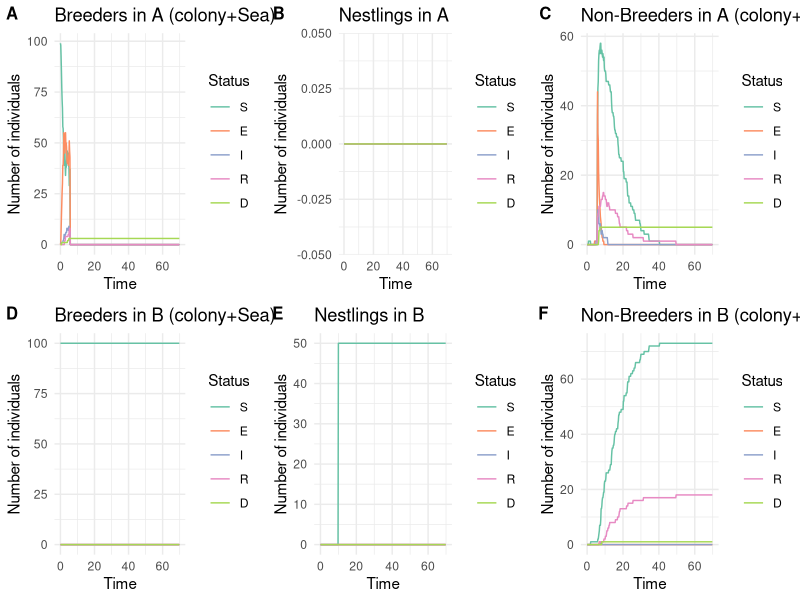
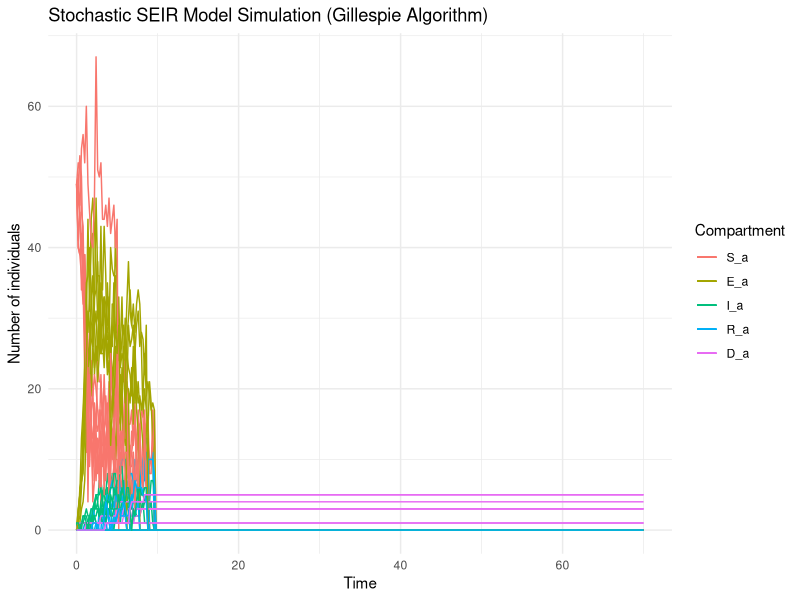

Write the R code that produced these figures, in order. (Note: this script raises an error after producing the figures.)









# Library -----------------------------------------------------------------

library(tidyverse)
library(ggplot2)
library(reshape2)
library(abind)
library(cowplot)


# Model description -------------------------------------------------------

# Each compartment in the model is described by

# the epidemiological status : Susceptible (S), Exposed (E), Infectious (I), Recovered (R)
# the reproductive status : Breeders (B), Non-Breeders (NB), Nestlings (N)
# the localisation : colony A (A), colony (B), sea A (sea_a), sea B (sea_B)
# 
# Thus, an exposed individual, non-breeder and at sea B, is noted E_sea_b_NB


# Parameters --------------------------------------------------------------

param = list( 
  
  # Epidemiological parameters
  
  # Transmission rate from exposed individuals and from infectious individuals in a colony
  beta = matrix(c(0.10, 0.15,
                  0.00, 0.00),
                nrow = 2, ncol = 2, byrow = T),
  # Rate of progression from exposed to infectious (inverse of incubation period)
  sigma = 1/10,
  # Rate of progression from infectious to exposed
  eta =  0.9, 
  # Recovery rate (inverse of infectious period)
  gamma = 1/3,
  # Disease-related mortality rate
  mu = 1/3 * 0.5,
  
  
  # Mobility  parameters
  
  # Transition from sea to the colony (breeders)
  zeta_to_colony = 1,
  # Transition from colony to the sea (breeders)
  zeta_to_sea = 1,
  # Transition from breeder to non-breeder (reproductive failure)
  psi = 0, #Attention départ en couple
  # Transition from sea to the colony (non-breeders)
  rho_to_colony = 1/7,
  # Transition from colony to the sea (non-breeders)
  rho_to_sea = 1/7 * 7,

  
  # Induced dispersion parameters
  
  # Proportion of dispersed adults
  prop_dispersal = 1,
  # Proportion of prospectors among dispersed adults
  prop_prospecting = 1/8,
  # Date of induced dispersion
  dispersal_date = 30,
  # Reaction time between 1rst death and induced dispersal
  dispersal_reaction_time = 5,
  
  # Demographic parameters
  hatching_date = 10

)




# Event rates -------------------------------------------------------------


calculate_rates = function(  beta_E_colony, beta_I_colony,
                             sigma,eta, gamma, mu,
                             zeta_to_colony, zeta_to_sea, psi, rho_to_colony, rho_to_sea,
                             prop_dispersal, prop_prospecting, dispersal_date,
                             hatching_date,
                             S_a, E_a, I_a, R_a, D_a,
                             S_sea_a, E_sea_a, I_sea_a, R_sea_a, D_sea_a,
                             S_sea_b, E_sea_b, I_sea_b, R_sea_b, D_sea_b,
                             S_b, E_b, I_b, R_b, D_b,
                             S_a_NB, E_a_NB, I_a_NB, R_a_NB, D_a_NB,
                             S_sea_a_NB, E_sea_a_NB, I_sea_a_NB, R_sea_a_NB, D_sea_a_NB,
                             S_sea_b_NB,  E_sea_b_NB, I_sea_b_NB, R_sea_b_NB, D_sea_b_NB,
                             S_b_NB, E_b_NB, I_b_NB, R_b_NB, D_b_NB,
                             S_a_N, E_a_N, I_a_N, R_a_N, D_a_N,
                             S_b_N, E_b_N, I_b_N, R_b_N, D_b_N){
  
  rates = c(
    
  # SEIR
  
  ## Nestlings
  ### Colony A
  "S_a_N_to_E_a_N" = beta_E_colony * S_a_N * (E_a+E_a_NB+E_a_N) + 
                     beta_I_colony * S_a_N * (I_a+I_a_NB+I_a_N),
  "E_a_N_to_S_a_N" = eta * E_a_N,
  "E_a_N_to_I_a_N" = sigma * E_a_N,
  "I_a_N_to_R_a_N" = gamma * I_a_N,
  "I_a_N_to_D_a_N" = mu * I_a_N,
  ### Colony B
  "S_b_N_to_E_b_N" = beta_E_colony * S_b_N * (E_b+E_b_NB+E_b_N) +
                     beta_I_colony * S_b_N * (I_b+I_b_NB+I_b_N),
  "E_b_N_to_S_b_N" = eta * E_b_N,
  "E_b_N_to_I_b_N" = sigma * E_b_N,
  "I_b_N_to_R_b_N" = gamma * I_b_N,
  "I_b_N_to_D_b_N" = mu * I_b_N,
  
  ## Non-Breeders
  ### Colony A
  "S_a_NB_to_E_a_NB" = beta_E_colony * S_a_NB * (E_a+E_a_NB+E_a_N) +
                       beta_I_colony * S_a_NB * (I_a+I_a_NB+I_a_N),
  "E_a_NB_to_S_a_NB" = eta * E_a_NB,
  "E_a_NB_to_I_a_NB" = sigma * E_a_NB,
  "I_a_NB_to_R_a_NB" = gamma * I_a_NB,
  "I_a_NB_to_D_a_NB" = mu * I_a_NB,
  ### Sea A
  "S_sea_a_NB_to_E_sea_a_NB" = 0,
  "E_sea_a_NB_to_S_sea_a_NB" = eta * E_sea_a_NB,
  "E_sea_a_NB_to_I_sea_a_NB" = sigma * E_sea_a_NB,
  "I_sea_a_NB_to_R_sea_a_NB" = gamma * I_sea_a_NB,
  "I_sea_a_NB_to_D_sea_a_NB" = mu * I_sea_a_NB,
  ### Sea B
  "S_sea_b_NB_to_E_sea_b_NB" = 0,
  "E_sea_b_NB_to_S_sea_b_NB" = eta * E_sea_b_NB,
  "E_sea_b_NB_to_I_sea_b_NB" = sigma * E_sea_b_NB,
  "I_sea_b_NB_to_R_sea_b_NB" = gamma * I_sea_b_NB,
  "I_sea_b_NB_to_D_sea_b_NB" = mu * I_sea_b_NB,
  ### Colony B
  "S_b_NB_to_E_b_NB" = beta_E_colony * S_b_NB * (E_b+E_b_NB+E_b_N) + 
                       beta_I_colony * S_b_NB * (I_b+I_b_NB+I_b_N),
  "E_b_NB_to_S_b_NB" = eta * E_b_NB,
  "E_b_NB_to_I_b_NB" = sigma * E_b_NB,
  "I_b_NB_to_R_b_NB" = gamma * I_b_NB,
  "I_b_NB_to_D_b_NB" = mu * I_b_NB,
  
  ## Breeders
  ### Colony A
  "S_a_to_E_a" = beta_E_colony * S_a * (E_a+E_a_NB+E_a_N) + 
                 beta_I_colony * S_a * (I_a+I_a_NB+I_a_N),
  "E_a_to_S_a" = eta * E_a,
  "E_a_to_I_a" = sigma * E_a,
  "I_a_to_R_a" = gamma * I_a,
  "I_a_to_D_a" = mu * I_a,
  ### Sea A
  "S_sea_a_to_E_sea_a" = 0,
  "E_sea_a_to_S_sea_a" = eta * E_sea_a,
  "E_sea_a_to_I_sea_a" = sigma * E_sea_a,
  "I_sea_a_to_R_sea_a" = gamma * I_sea_a,
  "I_sea_a_to_D_sea_a" = mu * I_sea_a,
  ### Sea B
  "S_sea_b_to_E_sea_b" = 0,
  "E_sea_b_to_S_sea_b" = eta * E_sea_b,
  "E_sea_b_to_I_sea_b" = sigma * E_sea_b,
  "I_sea_b_to_R_sea_b" = gamma * I_sea_b,
  "I_sea_b_to_D_sea_b" = mu * I_sea_b,
  ### Colony B
  "S_b_to_E_b" = beta_E_colony * S_b * (E_b+E_b_NB+E_b_N) + 
                 beta_I_colony * S_b * (I_b+I_b_NB+I_b_N),
  "E_b_to_S_b" = eta * E_b,
  "E_b_to_I_b" = sigma * E_b,
  "I_b_to_R_b" = gamma * I_b,
  "I_b_to_D_b" = mu * I_b,
  
  
  # Mobility
  ## Non-Breeders
  ### From colony A to sea A
  "S_a_NB_to_S_sea_a_NB" = rho_to_sea * S_a_NB,
  "E_a_NB_to_E_sea_a_NB" = rho_to_sea * E_a_NB,
  "I_a_NB_to_I_sea_a_NB" = rho_to_sea * I_a_NB,
  "R_a_NB_to_R_sea_a_NB" = rho_to_sea * R_a_NB,
  ### From sea A to colony A
  "S_sea_a_NB_to_S_a_NB" = rho_to_colony * S_sea_a_NB,
  "E_sea_a_NB_to_E_a_NB" = rho_to_colony * E_sea_a_NB,
  "I_sea_a_NB_to_I_a_NB" = rho_to_colony * I_sea_a_NB,
  "R_sea_a_NB_to_R_a_NB" = rho_to_colony * R_sea_a_NB,
  ### From colony B to sea B
  "S_b_NB_to_S_sea_b_NB" = rho_to_sea * S_b_NB,
  "E_b_NB_to_E_sea_b_NB" = rho_to_sea * E_b_NB,
  "I_b_NB_to_I_sea_b_NB" = rho_to_sea * I_b_NB,
  "R_b_NB_to_R_sea_b_NB" = rho_to_sea * R_b_NB,
  ### From sea B to colony B
  "S_sea_b_NB_to_S_b_NB" = rho_to_colony * S_sea_b_NB,
  "E_sea_b_NB_to_E_b_NB" = rho_to_colony * E_sea_b_NB,
  "I_sea_b_NB_to_I_b_NB" = rho_to_colony * I_sea_b_NB,
  "R_sea_b_NB_to_R_b_NB" = rho_to_colony * R_sea_b_NB,
  
  ## Breeders
  ### From colony A to sea A
  "S_a_to_S_sea_a" = zeta_to_sea * S_a,
  "E_a_to_E_sea_a" = zeta_to_sea * E_a,
  "I_a_to_I_sea_a" = zeta_to_sea * I_a,
  "R_a_to_R_sea_a" = zeta_to_sea * R_a,
  ### From sea A to colony A
  "S_sea_a_to_S_a" = zeta_to_colony * S_sea_a,
  "E_sea_a_to_E_a" = zeta_to_colony * E_sea_a,
  "I_sea_a_to_I_a" = zeta_to_colony * I_sea_a,
  "R_sea_a_to_R_a" = zeta_to_colony * R_sea_a,
  ### From colony B to sea B
  "S_b_to_S_sea_b" = zeta_to_sea * S_b,
  "E_b_to_E_sea_b" = zeta_to_sea * E_b,
  "I_b_to_I_sea_b" = zeta_to_sea * I_b,
  "R_b_to_R_sea_b" = zeta_to_sea * R_b,
  ### From sea B to colony B
  "S_sea_b_to_S_b" = zeta_to_colony * S_sea_b,
  "E_sea_b_to_E_b" = zeta_to_colony * E_sea_b,
  "I_sea_b_to_I_b" = zeta_to_colony * I_sea_b,
  "R_sea_b_to_R_b" = zeta_to_colony * R_sea_b,
  
  ## Prospecting
  ### From A to B
  "S_sea_a_NB_to_S_sea_b_NB" = prop_prospecting * S_sea_a_NB,
  "E_sea_a_NB_to_E_sea_b_NB" = prop_prospecting * E_sea_a_NB,
  "I_sea_a_NB_to_I_sea_b_NB" = prop_prospecting * I_sea_a_NB,
  "R_sea_a_NB_to_R_sea_b_NB" = prop_prospecting * R_sea_a_NB
  
  # Breeders become Non-Breeders
  
  # "S_a_to_S_a_NB" = psi * S_a,
  # "E_a_to_E_a_NB" = psi * E_a,
  # "I_a_to_I_a_NB" = psi * I_a,
  # "R_a_to_R_a_NB" = psi * R_a
  
  )
  return(rates)
}


# Gillespie SEIR model function -------------------------------------------

gillespie_seir = function(param = param, 
                          induced_dispersal = T,
                          initial_number_breeders_A = 50,
                          initial_number_infected_breeders_A = 1, 
                          initial_number_breeders_B = 50,
                          total_time = 70,
                          dispersal_stochactic = T,
                          tau = 0.25) {
  
  # Initial state
  
  ## Nestlings
  ## In colony A
  N = 0                
  initial_infected = 0
  initial_exposed = 0
  initial_recovered = 0
  initial_susceptible = N - initial_infected - initial_exposed - initial_recovered
  initial_dead = 0
  
  initial_state_A_N = c(S = initial_susceptible,
                        E = initial_exposed,
                        I = initial_infected,
                        R = initial_recovered,
                        D = initial_dead)
  ## Nestlings
  ## In colony B
  N = 0                
  initial_infected = 0
  initial_exposed = 0
  initial_recovered = 0
  initial_susceptible = N - initial_infected - initial_exposed - initial_recovered
  initial_dead = 0
  
  initial_state_B_N = c(S = initial_susceptible,
                        E = initial_exposed,
                        I = initial_infected,
                        R = initial_recovered,
                        D = initial_dead)
  
  
  ## Breeders
  ## In colony A
  N = initial_number_breeders_A                 
  initial_infected = initial_number_infected_breeders_A
  initial_exposed = 0
  initial_recovered = 0
  initial_susceptible = N - initial_infected - initial_exposed - initial_recovered
  initial_dead = 0
  
  initial_state_A = c(S = initial_susceptible,
                      E = initial_exposed,
                      I = initial_infected,
                      R = initial_recovered,
                      D = initial_dead)
  
  ## At sea A
  N = 50                  
  initial_infected = 0
  initial_exposed = 0
  initial_recovered = 0
  initial_susceptible = N - initial_infected - initial_exposed - initial_recovered
  initial_dead = 0
  
  initial_state_sea_a = c(S = initial_susceptible,
                          E = initial_exposed,
                          I = initial_infected,
                          R = initial_recovered,
                          D = initial_dead)
  
  ## At sea B
  N = 50                
  initial_infected = 0
  initial_exposed = 0
  initial_recovered = 0
  initial_susceptible = N - initial_infected - initial_exposed - initial_recovered
  initial_dead = 0
  
  initial_state_sea_b = c(S = initial_susceptible,
                          E = initial_exposed,
                          I = initial_infected,
                          R = initial_recovered,
                          D = initial_dead)
  
  ## In colony B
  N = initial_number_breeders_B                  
  initial_infected = 0
  initial_exposed = 0
  initial_recovered = 0
  initial_susceptible = N - initial_infected - initial_exposed - initial_recovered
  initial_dead = 0
  
  initial_state_B <- c(S = initial_susceptible,
                       E = initial_exposed,
                       I = initial_infected,
                       R = initial_recovered,
                       D = initial_dead)
  
  ## Non-Breeders
  ## In colony A
  N = 0                  
  initial_infected = 0
  initial_exposed = 0
  initial_recovered = 0
  initial_susceptible = N - initial_infected - initial_exposed - initial_recovered
  initial_dead = 0
  
  initial_state_A_NB = c(S = initial_susceptible,
                         E = initial_exposed,
                         I = initial_infected,
                         R = initial_recovered,
                         D = initial_dead)
  
  ## At sea A
  N = 0                  
  initial_infected = 0
  initial_exposed = 0
  initial_recovered = 0
  initial_susceptible = N - initial_infected - initial_exposed - initial_recovered
  initial_dead = 0
  
  initial_state_sea_a_NB = c(S = initial_susceptible,
                             E = initial_exposed,
                             I = initial_infected,
                             R = initial_recovered,
                             D = initial_dead)
  
  ## At sea B
  N = 0                  
  initial_infected = 0
  initial_exposed = 0
  initial_recovered = 0
  initial_susceptible = N - initial_infected - initial_exposed - initial_recovered
  initial_dead = 0
  
  initial_state_sea_b_NB = c(S = initial_susceptible,
                             E = initial_exposed,
                             I = initial_infected,
                             R = initial_recovered,
                             D = initial_dead)
  
  ## In colony B
  N = 0                  
  initial_infected = 0
  initial_exposed = 0
  initial_recovered = 0
  initial_susceptible = N - initial_infected - initial_exposed - initial_recovered
  initial_dead = 0
  
  initial_state_B_NB <- c(S = initial_susceptible,
                          E = initial_exposed,
                          I = initial_infected,
                          R = initial_recovered,
                          D = initial_dead)
  
  
  initial_state = matrix(data = c(initial_state_A,
                                  initial_state_sea_a,
                                  initial_state_sea_b,
                                  initial_state_B,
                                  initial_state_A_NB,
                                  initial_state_sea_a_NB,
                                  initial_state_sea_b_NB,
                                  initial_state_B_NB,
                                  initial_state_A_N,
                                  initial_state_B_N), 
                         nrow = 10, ncol = 5, 
                         byrow = T)
  
  # Parameters
  
  beta_E_colony = param$beta[1,1]
  beta_I_colony = param$beta[1,2]
  
  sigma = param$sigma
  eta = param$eta
  gamma = param$gamma
  mu = param$mu
  
  zeta_to_colony = param$zeta_to_colony
  zeta_to_sea = param$zeta_to_sea
  psi = param$psi
  rho_to_colony = param$rho_to_colony
  rho_to_sea = param$rho_to_sea
  
  prop_dispersal = param$prop_dispersal
  prop_prospecting = param$prop_prospecting
  dispersal_date = param$dispersal_date
  dispersal_reaction_time = param$dispersal_reaction_time
  
  hatching_date = param$hatching_date
  
  # Initialization
  times = c(0)
  states = array(dim = c(10,5,1), data = initial_state)
  already_dispersed = F
  already_hatched = F
  first_death = F
  first_death_date = NA
  
  # Next event
  while (times[length(times)] < total_time) {
    
    S_a = states[1, 1, dim(states)[3]]
    E_a = states[1, 2, dim(states)[3]]
    I_a = states[1, 3, dim(states)[3]]
    R_a = states[1, 4, dim(states)[3]]
    D_a = states[1, 5, dim(states)[3]]
    
    S_sea_a = states[2, 1, dim(states)[3]]
    E_sea_a = states[2, 2, dim(states)[3]]
    I_sea_a = states[2, 3, dim(states)[3]]
    R_sea_a = states[2, 4, dim(states)[3]]
    D_sea_a = states[2, 5, dim(states)[3]]
    
    S_sea_b = states[3, 1, dim(states)[3]]
    E_sea_b = states[3, 2, dim(states)[3]]
    I_sea_b = states[3, 3, dim(states)[3]]
    R_sea_b = states[3, 4, dim(states)[3]]
    D_sea_b = states[3, 5, dim(states)[3]]
    
    S_b = states[4, 1, dim(states)[3]]
    E_b = states[4, 2, dim(states)[3]]
    I_b = states[4, 3, dim(states)[3]]
    R_b = states[4, 4, dim(states)[3]]
    D_b = states[4, 5, dim(states)[3]]
    
    S_a_NB = states[5, 1, dim(states)[3]]
    E_a_NB = states[5, 2, dim(states)[3]]
    I_a_NB = states[5, 3, dim(states)[3]]
    R_a_NB = states[5, 4, dim(states)[3]]
    D_a_NB = states[5, 5, dim(states)[3]]
    
    S_sea_a_NB = states[6, 1, dim(states)[3]]
    E_sea_a_NB = states[6, 2, dim(states)[3]]
    I_sea_a_NB = states[6, 3, dim(states)[3]]
    R_sea_a_NB = states[6, 4, dim(states)[3]]
    D_sea_a_NB = states[6, 5, dim(states)[3]]

    S_sea_b_NB = states[7, 1, dim(states)[3]]
    E_sea_b_NB = states[7, 2, dim(states)[3]]
    I_sea_b_NB = states[7, 3, dim(states)[3]]
    R_sea_b_NB = states[7, 4, dim(states)[3]]
    D_sea_b_NB = states[7, 5, dim(states)[3]]
    
    S_b_NB = states[8, 1, dim(states)[3]]
    E_b_NB = states[8, 2, dim(states)[3]]
    I_b_NB = states[8, 3, dim(states)[3]]
    R_b_NB = states[8, 4, dim(states)[3]]
    D_b_NB = states[8, 5, dim(states)[3]]
    
    S_a_N = states[9, 1, dim(states)[3]]
    E_a_N = states[9, 2, dim(states)[3]]
    I_a_N = states[9, 3, dim(states)[3]]
    R_a_N = states[9, 4, dim(states)[3]]
    D_a_N = states[9, 5, dim(states)[3]]
    
    S_b_N = states[10, 1, dim(states)[3]]
    E_b_N = states[10, 2, dim(states)[3]]
    I_b_N = states[10, 3, dim(states)[3]]
    R_b_N = states[10, 4, dim(states)[3]]
    D_b_N = states[10, 5, dim(states)[3]]
    
    # Rates of each possible event
    rates = calculate_rates(beta_E_colony, beta_I_colony,
                            sigma,eta, gamma, mu,
                            zeta_to_colony, zeta_to_sea, psi, rho_to_colony, rho_to_sea,
                            prop_dispersal, prop_prospecting, dispersal_date,
                            hatching_date,
                            S_a, E_a, I_a, R_a, D_a,
                            S_sea_a, E_sea_a, I_sea_a, R_sea_a, D_sea_a,
                            S_sea_b, E_sea_b, I_sea_b, R_sea_b, D_sea_b,
                            S_b, E_b, I_b, R_b, D_b,
                            S_a_NB, E_a_NB, I_a_NB, R_a_NB, D_a_NB,
                            S_sea_a_NB, E_sea_a_NB, I_sea_a_NB, R_sea_a_NB, D_sea_a_NB,
                            S_sea_b_NB,  E_sea_b_NB, I_sea_b_NB, R_sea_b_NB, D_sea_b_NB,
                            S_b_NB, E_b_NB, I_b_NB, R_b_NB, D_b_NB,
                            S_a_N, E_a_N, I_a_N, R_a_N, D_a_N,
                            S_b_N, E_b_N, I_b_N, R_b_N, D_b_N)

    total_rate = sum(rates)
    
    if (total_rate == 0) {
      break
    }
    
    time_step <- min(tau, (total_time - times[length(times)]))
    next_time = times[length(times)] + time_step

    # Hatching
    if (next_time > hatching_date & !already_hatched) { 
      
      S_a_N = round((S_a + E_a + I_a + R_a + S_sea_a + E_sea_a + I_sea_a + R_sea_a)/2)
      S_b_N = round((S_b + E_b + I_b + R_b + S_sea_b + E_sea_b + I_sea_b + R_sea_b)/2)
      
      already_hatched = T
      
      new_state = matrix(data = c(S_a, E_a, I_a, R_a, D_a,
                                  S_sea_a, E_sea_a, I_sea_a, R_sea_a, D_sea_a,
                                  S_sea_b, E_sea_b, I_sea_b, R_sea_b, D_sea_b,
                                  S_b, E_b, I_b, R_b, D_b,
                                  
                                  S_a_NB, E_a_NB, I_a_NB, R_a_NB, D_a_NB,
                                  S_sea_a_NB, E_sea_a_NB, I_sea_a_NB, R_sea_a_NB, D_sea_a_NB,
                                  S_sea_b_NB, E_sea_b_NB, I_sea_b_NB, R_sea_b_NB, D_sea_b_NB,
                                  S_b_NB, E_b_NB, I_b_NB, R_b_NB, D_b_NB,
                                  
                                  S_a_N, E_a_N, I_a_N, R_a_N, D_a_N,
                                  S_b_N, E_b_N, I_b_N, R_b_N, D_b_N),
                         nrow = 10, ncol = 5, 
                         byrow = T)
      
      states = abind(states, new_state)
      times = c(times, hatching_date)
      
      
      # Rates of each possible event
      rates =     rates = calculate_rates(beta_E_colony, beta_I_colony,
                                          sigma,eta, gamma, mu,
                                          zeta_to_colony, zeta_to_sea, psi, rho_to_colony, rho_to_sea,
                                          prop_dispersal, prop_prospecting, dispersal_date,
                                          hatching_date,
                                          S_a, E_a, I_a, R_a, D_a,
                                          S_sea_a, E_sea_a, I_sea_a, R_sea_a, D_sea_a,
                                          S_sea_b, E_sea_b, I_sea_b, R_sea_b, D_sea_b,
                                          S_b, E_b, I_b, R_b, D_b,
                                          S_a_NB, E_a_NB, I_a_NB, R_a_NB, D_a_NB,
                                          S_sea_a_NB, E_sea_a_NB, I_sea_a_NB, R_sea_a_NB, D_sea_a_NB,
                                          S_sea_b_NB,  E_sea_b_NB, I_sea_b_NB, R_sea_b_NB, D_sea_b_NB,
                                          S_b_NB, E_b_NB, I_b_NB, R_b_NB, D_b_NB,
                                          S_a_N, E_a_N, I_a_N, R_a_N, D_a_N,
                                          S_b_N, E_b_N, I_b_N, R_b_N, D_b_N)
      
      total_rate = sum(rates)
      
      if (total_rate == 0) {
        break
      }
      
      time_step = rexp(1, total_rate)
      next_time = times[length(times)] + time_step
      
    }
    
    
    
    # Determining the date of first infection
    if (!first_death & D_a > 0){
      first_death_date = times[length(times)] 
      first_death = T
    }
    
    # Induction of dispersion
    ## Has the induced dispersal strategy been triggered?
    if (induced_dispersal){ 
      ## Did the dispersal occur?
      if (!already_dispersed){
        # Is it time to induce dispersion, according to the stochastic case and the deterministic case?
        if ((dispersal_stochactic & first_death & next_time > first_death_date + dispersal_reaction_time) 
            |
            (!dispersal_stochactic & next_time > dispersal_date)
        ){
          
          # Dispersal of breeders
          
          # Number of adults in  A
          N_a = S_a + E_a + I_a + R_a + S_sea_a + E_sea_a + I_sea_a + R_sea_a
          # Number of adults A who are dispersed
          N_disp_a = round(N_a * prop_dispersal)
          # Distribution of dispersed adults by epidemiological status
          disp_a = sample(c(rep("S_a", S_a), rep("E_a", E_a),rep("I_a", I_a),rep("R_a", R_a),
                            rep("S_sea_a", S_sea_a), rep("E_sea_a", E_sea_a),rep("I_sea_a", I_sea_a),rep("R_sea_a", R_sea_a)),
                          size = N_disp_a, 
                          replace = F) %>% 
            factor(., levels = c("S_a","E_a","I_a","R_a",
                                 "S_sea_a","E_sea_a","I_sea_a","R_sea_a")) %>% 
            table()
          
          # Number of susceptible adults who are dispersed from A
          disp_S_a = disp_a["S_a"]
          disp_S_sea_a = disp_a["S_sea_a"]
          # Update of the number of susceptible adults
          S_a = S_a - disp_S_a
          S_sea_a = S_sea_a - disp_S_sea_a
          S_sea_a_NB = S_sea_a_NB + disp_S_a + disp_S_sea_a
          
          # Number of exposed  adults who are dispersed from A
          disp_E_a = disp_a["E_a"]
          disp_E_sea_a = disp_a["E_sea_a"]
          # Update of the number of exposed adults
          E_a = E_a - disp_E_a
          E_sea_a = E_sea_a - disp_E_sea_a
          E_sea_a_NB = E_sea_a_NB + disp_E_a + disp_E_sea_a
          
          # Number of infectious adults who are dispersed from A
          disp_I_a = disp_a["I_a"]
          disp_I_sea_a = disp_a["I_sea_a"]
          # Update of the number of infectious adults
          I_a = I_a - disp_I_a
          I_sea_a = I_sea_a - disp_I_sea_a
          I_sea_a_NB = I_sea_a_NB + disp_I_a + disp_I_sea_a
          
          # Number of recovered adults who are dispersed from A
          disp_R_a = disp_a["R_a"]
          disp_R_sea_a = disp_a["R_sea_a"]
          # Update of the number of recovered adults
          R_a = R_a - disp_R_a
          R_sea_a = R_sea_a - disp_R_sea_a
          R_sea_a_NB = R_sea_a_NB + disp_R_a + disp_R_sea_a
          
          # Death of nestlings
          
          D_a_N = D_a_N + S_a_N + E_a_N + I_a_N + R_a_N
          S_a_N = 0
          E_a_N = 0
          I_a_N = 0
          R_a_N = 0
          
          
          already_dispersed = T
          
          new_state = matrix(data = c(S_a, E_a, I_a, R_a, D_a,
                                      S_sea_a, E_sea_a, I_sea_a, R_sea_a, D_sea_a,
                                      S_sea_b, E_sea_b, I_sea_b, R_sea_b, D_sea_b,
                                      S_b, E_b, I_b, R_b, D_b,
                                      
                                      S_a_NB, E_a_NB, I_a_NB, R_a_NB, D_a_NB,
                                      S_sea_a_NB, E_sea_a_NB, I_sea_a_NB, R_sea_a_NB, D_sea_a_NB,
                                      S_sea_b_NB, E_sea_b_NB, I_sea_b_NB, R_sea_b_NB, D_sea_b_NB,
                                      S_b_NB, E_b_NB, I_b_NB, R_b_NB, D_b_NB,
                                      
                                      S_a_N, E_a_N, I_a_N, R_a_N, D_a_N,
                                      S_b_N, E_b_N, I_b_N, R_b_N, D_b_N),
                             nrow = 10, ncol = 5, 
                             byrow = T)
          
          states = abind(states, new_state)
          times = c(times, next_time)
          
          
          # Rates of each possible event
          rates =     rates = calculate_rates(beta_E_colony, beta_I_colony,
                                              sigma,eta, gamma, mu,
                                              zeta_to_colony, zeta_to_sea, psi, rho_to_colony, rho_to_sea,
                                              prop_dispersal, prop_prospecting, dispersal_date,
                                              hatching_date,
                                              S_a, E_a, I_a, R_a, D_a,
                                              S_sea_a, E_sea_a, I_sea_a, R_sea_a, D_sea_a,
                                              S_sea_b, E_sea_b, I_sea_b, R_sea_b, D_sea_b,
                                              S_b, E_b, I_b, R_b, D_b,
                                              S_a_NB, E_a_NB, I_a_NB, R_a_NB, D_a_NB,
                                              S_sea_a_NB, E_sea_a_NB, I_sea_a_NB, R_sea_a_NB, D_sea_a_NB,
                                              S_sea_b_NB,  E_sea_b_NB, I_sea_b_NB, R_sea_b_NB, D_sea_b_NB,
                                              S_b_NB, E_b_NB, I_b_NB, R_b_NB, D_b_NB,
                                              S_a_N, E_a_N, I_a_N, R_a_N, D_a_N,
                                              S_b_N, E_b_N, I_b_N, R_b_N, D_b_N)
          
          total_rate = sum(rates)
          
          if (total_rate == 0) {
            break
          }
          
          time_step = rexp(1, total_rate)
          next_time = times[length(times)] + time_step
          
          
        }
        
      }
    }
    
    times = c(times, next_time)
    
    nb_events <- rpois(1, total_rate * time_step) 
    whichevent = sample(1:length(rates), nb_events, prob = rates, replace = TRUE)
    
    
    transitions = factor(whichevent, levels = 1:length(rates)) %>% 
      table() %>% 
      as.matrix() %>% 
      t() %>% 
      as.data.frame()
    
    names_transitions = names(rates)
    
    names(transitions) <- names_transitions

    transitions_bank = c()
    for (i in 1:length(transitions)){
      if (length(transitions)>0){
        transitions_bank = c(transitions_bank, rep(names_transitions[i], times = transitions[i]))
      }
}
    
    
    
    if (length(transitions_bank)>0){
    for (i in 1:length(transitions_bank)){
      
      transition = transitions_bank[i]
      

      
      if (transition == "S_a_to_E_a" & S_a > 0) {
        S_a = S_a - 1
        E_a = E_a + 1
      } else if (transition == "E_a_to_S_a" & E_a > 0) {
        E_a = E_a - 1
        S_a = S_a + 1
      } else if (transition == "E_a_to_I_a" & E_a > 0) {
        E_a = E_a - 1
        I_a = I_a + 1
      } else if (transition == "I_a_to_R_a" & I_a > 0) {
        I_a = I_a - 1
        R_a = R_a + 1
      } else if (transition == "I_a_to_D_a" & I_a > 0) {
        # If an adult dies, the partner becomes a non-breeder and the nestling dies
        I_a = I_a - 1
        D_a = D_a + 1
        # The nestling dies
        if (S_a_N + E_a_N + I_a_N + R_a_N > 0){
          nestling = sample(c(rep("S_a_N", S_a_N), rep("E_a_N", E_a_N),rep("I_a_N", I_a_N),rep("R_a_N", R_a_N)),
                            size = 1)
          if (nestling == "S_a_N"){
            S_a_N = S_a_N - 1
            D_a_N = D_a_N + 1
          } else if (partner == "E_a_N"){
            E_a_N = E_a_N - 1
            D_a_N = D_a_N + 1
          } else if (partner == "I_a_N"){
            I_a_N = I_a_N - 1
            D_a_N = D_a_N + 1
          } else if (partner == "R_a_N"){
            R_a_N = R_a_N - 1
            D_a_N = D_a_N + 1
          }
        }
        # The partner becomes a non-breeder
        partner = sample(c(rep("S_a", S_a), rep("E_a", E_a),rep("I_a", I_a),rep("R_a", R_a),
                           rep("S_sea_a", S_sea_a), rep("E_sea_a", E_sea_a),rep("I_sea_a", I_sea_a),rep("R_sea_a", R_sea_a)),
                         size = 1)
        if (partner == "S_a"){
          S_a = S_a - 1
          S_a_NB = S_a_NB + 1
        } else if (partner == "E_a"){
          E_a = E_a - 1
          E_a_NB = E_a_NB + 1
        } else if (partner == "I_a"){
          I_a = I_a - 1
          I_a_NB = I_a_NB + 1
        } else if (partner == "R_a"){
          R_a = R_a - 1
          R_a_NB = R_a_NB + 1
        } else if (partner == "S_sea_a"){
          S_sea_a = S_sea_a - 1
          S_sea_a_NB = S_sea_a_NB + 1
        } else if (partner == "E_sea_a"){
          E_sea_a = E_sea_a - 1
          E_sea_a_NB = E_sea_a_NB + 1
        } else if (partner == "I_sea_a"){
          I_sea_a = I_sea_a - 1
          I_sea_a_NB = I_sea_a_NB + 1
        } else if (partner == "R_sea_a"){
          R_sea_a = R_sea_a - 1
          R_sea_a_NB = R_sea_a_NB + 1
        }
      } else if (transition == "S_sea_a_to_E_sea_a" & S_sea_a > 0) {
        S_sea_a = S_sea_a - 1
        E_sea_a = E_sea_a + 1
      } else if (transition == "E_sea_a_to_S_sea_a" & E_sea_a > 0) {
        E_sea_a = E_sea_a - 1
        S_sea_a = S_sea_a + 1
      } else if (transition == "E_sea_a_to_I_sea_a" & E_sea_a > 0) {
        E_sea_a = E_sea_a - 1
        I_sea_a = I_sea_a + 1
      } else if (transition == "I_sea_a_to_R_sea_a" & I_sea_a > 0) {
        I_sea_a = I_sea_a - 1
        R_sea_a = R_sea_a + 1
      } else if (transition == "I_sea_a_to_D_sea_a" & I_sea_a > 0) {
        I_sea_a = I_sea_a - 1
        D_sea_a = D_sea_a + 1
      } else if (transition == "S_sea_b_to_E_sea_b" & S_sea_b > 0) {
        S_sea_b = S_sea_b - 1
        E_sea_b = E_sea_b + 1
      } else if (transition == "E_sea_b_to_S_sea_b" & E_sea_b > 0) {
        E_sea_b = E_sea_b - 1
        S_sea_b = S_sea_b + 1
      } else if (transition == "E_sea_b_to_I_sea_b" & E_sea_b > 0) {
        E_sea_b = E_sea_b - 1
        I_sea_b = I_sea_b + 1
      } else if (transition == "I_sea_b_to_R_sea_b" & I_sea_b > 0) {
        I_sea_b = I_sea_b - 1
        R_sea_b = R_sea_b + 1
      } else if (transition == "I_sea_b_to_D_sea_b" & I_sea_b > 0) {
        I_sea_b = I_sea_b - 1
        D_sea_b = D_sea_b + 1
      } else if (transition == "S_b_to_E_b" & S_b > 0) {
        S_b = S_b - 1
        E_b = E_b + 1
      } else if (transition == "E_b_to_S_b" & E_b > 0) {
        E_b = E_b - 1
        S_b = S_b + 1
      } else if (transition == "E_b_to_I_b" & E_b > 0) {
        E_b = E_b - 1
        I_b = I_b + 1
      } else if (transition == "I_b_to_R_b" & I_b > 0) {
        I_b = I_b - 1
        R_b = R_b + 1
      } else if (transition == "I_b_to_D_b" & I_b > 0) {
        # If an adult dies, the partner becomes a non-breeder and the nestling dies
        I_b = I_b - 1
        D_b = D_b + 1
        # The nestling dies
        if (S_b_N + E_b_N + I_b_N + R_b_N > 0){
          nestling = sample(c(rep("S_b_N", S_b_N), rep("E_b_N", E_b_N),rep("I_b_N", I_b_N),rep("R_b_N", R_b_N)),
                            size = 1)
          if (nestling == "S_b_N"){
            S_b_N = S_b_N - 1
            D_b_N = D_b_N + 1
          } else if (partner == "E_b_N"){
            E_b_N = E_b_N - 1
            D_b_N = D_b_N + 1
          } else if (partner == "I_b_N"){
            I_b_N = I_b_N - 1
            D_b_N = D_b_N + 1
          } else if (partner == "R_b_N"){
            R_b_N = R_b_N - 1
            D_b_N = D_b_N + 1
          }
        }
        # The partner becomes a non-breeder
        partner = sample(c(rep("S_b", S_b), rep("E_b", E_b),rep("I_b", I_b),rep("R_b", R_b),
                           rep("S_sea_b", S_sea_b), rep("E_sea_b", E_sea_b),rep("I_sea_b", I_sea_b),rep("R_sea_b", R_sea_b)),
                         size = 1)
       
        if (partner == "S_b"){
          S_b = S_b - 1
          S_b_NB = S_b_NB + 1
        } else if (partner == "E_b"){
          E_b = E_b - 1
          E_b_NB = E_b_NB + 1
        } else if (partner == "I_b"){
          I_b = I_b - 1
          I_b_NB = I_b_NB + 1
        } else if (partner == "R_b"){
          R_b = R_b - 1
          R_b_NB = R_b_NB + 1
        } else if (partner == "S_sea_b"){
          S_sea_b = S_sea_b - 1
          S_sea_b_NB = S_sea_b_NB + 1
        } else if (partner == "E_sea_b"){
          E_sea_b = E_sea_b - 1
          E_sea_b_NB = E_sea_b_NB + 1
        } else if (partner == "I_sea_b"){
          I_sea_b = I_sea_b - 1
          I_sea_b_NB = I_sea_b_NB + 1
        } else if (partner == "R_sea_b"){
          R_sea_b = R_sea_b - 1
          R_sea_b_NB = R_sea_b_NB + 1
        }
        
      } else if (transition == "S_a_to_S_sea_a"  & S_a > 0) {
        S_a = S_a - 1
        S_sea_a = S_sea_a + 1
      } else if (transition == "E_a_to_E_sea_a"  & E_a > 0) {
        E_a = E_a - 1
        E_sea_a = E_sea_a + 1
      } else if (transition == "I_a_to_I_sea_a"  & I_a > 0) {
        I_a = I_a - 1
        I_sea_a = I_sea_a + 1
      } else if (transition == "R_a_to_R_sea_a"  & R_a > 0) {
        R_a = R_a - 1
        R_sea_a = R_sea_a + 1
      } else if (transition == "S_b_to_S_sea_b"  & S_b > 0) {
        S_b = S_b - 1
        S_sea_b = S_sea_b + 1
      } else if (transition == "E_b_to_E_sea_b"  & E_b > 0) {
        E_b = E_b - 1
        E_sea_b = E_sea_b + 1
      } else if (transition == "I_b_to_I_sea_b"  & I_b > 0) {
        I_b = I_b - 1
        I_sea_b = I_sea_b + 1
      } else if (transition == "R_b_to_R_sea_b"  & R_b > 0) {
        R_b = R_b - 1
        R_sea_b = R_sea_b + 1
      }else if (transition == "S_sea_a_to_S_a"  & S_sea_a > 0) {
        S_a = S_a + 1
        S_sea_a = S_sea_a - 1
      } else if (transition == "E_sea_a_to_E_a"  & E_sea_a > 0) {
        E_a = E_a + 1
        E_sea_a = E_sea_a - 1
      } else if (transition == "I_sea_a_to_I_a"  & I_sea_a > 0) {
        I_a = I_a + 1
        I_sea_a = I_sea_a - 1
      } else if (transition == "R_sea_a_to_R_a" & R_sea_a > 0) {
        R_a = R_a + 1
        R_sea_a = R_sea_a - 1
      } else if (transition == "S_sea_b_to_S_b" & S_sea_b > 0) {
        S_b = S_b + 1
        S_sea_b = S_sea_b - 1
      } else if (transition == "E_sea_b_to_E_b" & E_sea_b > 0) {
        E_b = E_b + 1
        E_sea_b = E_sea_b - 1
      } else if (transition == "I_sea_b_to_I_b" & I_sea_b > 0) {
        I_b = I_b + 1
        I_sea_b = I_sea_b - 1
      } else if (transition == "R_sea_b_to_R_b" & R_sea_b > 0) {
        R_b = R_b + 1
        R_sea_b = R_sea_b - 1
      } else if (transition == "S_a_NB_to_E_a_NB" & S_a_NB > 0) {
        S_a_NB = S_a_NB - 1
        E_a_NB = E_a_NB + 1
      } else if (transition == "E_a_NB_to_S_a_NB" & E_a_NB > 0) {
        E_a_NB = E_a_NB - 1
        S_a_NB = S_a_NB + 1
      } else if (transition == "E_a_NB_to_I_a_NB" & E_a_NB > 0) {
        E_a_NB = E_a_NB - 1
        I_a_NB = I_a_NB + 1
      } else if (transition == "I_a_NB_to_R_a_NB" & I_a_NB > 0) {
        I_a_NB = I_a_NB - 1
        R_a_NB = R_a_NB + 1
      } else if (transition == "I_a_NB_to_D_a_NB" & I_a_NB > 0) {
        I_a_NB = I_a_NB - 1
        D_a_NB = D_a_NB + 1
      } else if (transition == "S_sea_a_NB_to_E_sea_a_NB" & S_sea_a_NB > 0) {
        S_sea_a_NB = S_sea_a_NB - 1
        E_sea_a_NB = E_sea_a_NB + 1
      } else if (transition == "E_sea_a_NB_to_S_sea_a_NB" & E_sea_a_NB > 0) {
        E_sea_a_NB = E_sea_a_NB - 1
        S_sea_a_NB = S_sea_a_NB + 1
      } else if (transition == "E_sea_a_NB_to_I_sea_a_NB" & E_sea_a_NB > 0) {
        E_sea_a_NB = E_sea_a_NB - 1
        I_sea_a_NB = I_sea_a_NB + 1
      } else if (transition == "I_sea_a_NB_to_R_sea_a_NB" & I_sea_a_NB > 0) {
        I_sea_a_NB = I_sea_a_NB - 1
        R_sea_a_NB = R_sea_a_NB + 1
      } else if (transition == "I_sea_a_NB_to_D_sea_a_NB" & I_sea_a_NB > 0) {
        I_sea_a_NB = I_sea_a_NB - 1
        D_sea_a_NB = D_sea_a_NB + 1
      } else if (transition == "S_sea_b_NB_to_E_sea_b_NB" & S_sea_b_NB > 0) {
        S_sea_b_NB = S_sea_b_NB - 1
        E_sea_b_NB = E_sea_b_NB + 1
      } else if (transition == "E_sea_b_NB_to_S_sea_b_NB" & E_sea_b_NB > 0) {
        E_sea_b_NB = E_sea_b_NB - 1
        S_sea_b_NB = S_sea_b_NB + 1
      } else if (transition == "E_sea_b_NB_to_I_sea_b_NB" & E_sea_b_NB > 0) {
        E_sea_b_NB = E_sea_b_NB - 1
        I_sea_b_NB = I_sea_b_NB + 1
      } else if (transition == "I_sea_b_NB_to_R_sea_b_NB" & I_sea_b_NB > 0) {
        I_sea_b_NB = I_sea_b_NB - 1
        R_sea_b_NB = R_sea_b_NB + 1
      } else if (transition == "I_sea_b_NB_to_D_sea_b_NB" & I_sea_b_NB > 0) {
        I_sea_b_NB = I_sea_b_NB - 1
        D_sea_b_NB = D_sea_b_NB + 1
      } else if (transition == "S_b_NB_to_E_b_NB" & S_b_NB > 0) {
        S_b_NB = S_b_NB - 1
        E_b_NB = E_b_NB + 1
      } else if (transition == "E_b_NB_to_S_b_NB" & E_b_NB > 0) {
        E_b_NB = E_b_NB - 1
        S_b_NB = S_b_NB + 1
      } else if (transition == "E_b_NB_to_I_b_NB" & E_b_NB > 0) {
        E_b_NB = E_b_NB - 1
        I_b_NB = I_b_NB + 1
      } else if (transition == "I_b_NB_to_R_b_NB" & I_b_NB > 0) {
        I_b_NB = I_b_NB - 1
        R_b_NB = R_b_NB + 1
      } else if (transition == "I_b_NB_to_D_b_NB" & I_b_NB > 0) {
        I_b_NB = I_b_NB - 1
        D_b_NB = D_b_NB + 1
      } else if (transition == "S_a_NB_to_S_sea_a_NB" & S_a_NB > 0) {
        S_a_NB = S_a_NB - 1
        S_sea_a_NB = S_sea_a_NB + 1
      } else if (transition == "E_a_NB_to_E_sea_a_NB" & E_a_NB > 0) {
        E_a_NB = E_a_NB - 1
        E_sea_a_NB = E_sea_a_NB + 1
      } else if (transition == "I_a_NB_to_I_sea_a_NB" & I_a_NB > 0) {
        I_a_NB = I_a_NB - 1
        I_sea_a_NB = I_sea_a_NB + 1
      } else if (transition == "R_a_NB_to_R_sea_a_NB" & R_a_NB > 0) {
        R_a_NB = R_a_NB - 1
        R_sea_a_NB = R_sea_a_NB + 1
      } else if (transition == "S_b_NB_to_S_sea_b_NB" & S_b_NB > 0) {
        S_b_NB = S_b_NB - 1
        S_sea_b_NB = S_sea_b_NB + 1
      } else if (transition == "E_b_NB_to_E_sea_b_NB" & E_b_NB > 0) {
        E_b_NB = E_b_NB - 1
        E_sea_b_NB = E_sea_b_NB + 1
      } else if (transition == "I_b_NB_to_I_sea_b_NB" & I_b_NB > 0) {
        I_b_NB = I_b_NB - 1
        I_sea_b_NB = I_sea_b_NB + 1
      } else if (transition == "R_b_NB_to_R_sea_b_NB" & R_b_NB > 0) {
        R_b_NB = R_b_NB - 1
        R_sea_b_NB = R_sea_b_NB + 1
      }else if (transition == "S_sea_a_NB_to_S_a_NB" & S_sea_a_NB > 0) {
        S_a_NB = S_a_NB + 1
        S_sea_a_NB = S_sea_a_NB - 1
      } else if (transition == "E_sea_a_NB_to_E_a_NB" & E_sea_a_NB > 0) {
        E_a_NB = E_a_NB + 1
        E_sea_a_NB = E_sea_a_NB - 1
      } else if (transition == "I_sea_a_NB_to_I_a_NB" & I_sea_a_NB > 0) {
        I_a_NB = I_a_NB + 1
        I_sea_a_NB = I_sea_a_NB - 1
      } else if (transition == "R_sea_a_NB_to_R_a_NB" & R_sea_a_NB > 0) {
        R_a_NB = R_a_NB + 1
        R_sea_a_NB = R_sea_a_NB - 1
      } else if (transition == "S_sea_b_NB_to_S_b_NB" & S_sea_b_NB > 0) {
        S_b_NB = S_b_NB + 1
        S_sea_b_NB = S_sea_b_NB - 1
      } else if (transition == "E_sea_b_NB_to_E_b_NB" & E_sea_b_NB > 0) {
        E_b_NB = E_b_NB + 1
        E_sea_b_NB = E_sea_b_NB - 1
      } else if (transition == "I_sea_b_NB_to_I_b_NB" & I_sea_b_NB > 0) {
        I_b_NB = I_b_NB + 1
        I_sea_b_NB = I_sea_b_NB - 1
      } else if (transition == "R_sea_b_NB_to_R_b_NB" & R_sea_b_NB > 0) {
        R_b_NB = R_b_NB + 1
        R_sea_b_NB = R_sea_b_NB - 1
      } else if (transition == "S_a_to_S_a_NB"  & S_a > 0) {
        S_a = S_a - 2
        S_a_NB = S_a_NB + 2
      } else if (transition == "E_a_to_E_a_NB" & E_a > 0) {
        E_a = E_a - 2
        E_a_NB = E_a_NB + 2
      } else if (transition == "I_a_to_I_a_NB" & I_a > 0) {
        I_a = I_a - 2
        I_a_NB = I_a_NB + 2
      } else if (transition == "E_a_to_E_a_NB" & R_a > 0) {
        R_a = R_a - 2
        R_a_NB = R_a_NB + 2
      } else if (transition == "S_sea_a_NB_to_S_sea_b_NB" & S_sea_a_NB > 0) {
        S_sea_a_NB = S_sea_a_NB - 1
        S_sea_b_NB = S_sea_b_NB + 1
      }else if (transition == "E_sea_a_NB_to_E_sea_b_NB" & E_sea_a_NB > 0) {
        E_sea_a_NB = E_sea_a_NB - 1
        E_sea_b_NB = E_sea_b_NB + 1
      }else if (transition == "I_sea_a_NB_to_I_sea_b_NB" & I_sea_a_NB > 0) {
        I_sea_a_NB = I_sea_a_NB - 1
        I_sea_b_NB = I_sea_b_NB + 1
      }else if (transition == "R_sea_a_NB_to_R_sea_b_NB" & R_sea_a_NB > 0) {
        R_sea_a_NB = R_sea_a_NB - 1
        R_sea_b_NB = R_sea_b_NB + 1
      }else if (transition == "S_a_N_to_E_a_N" & S_a_N > 0){
        S_a_N = S_a_N - 1
        E_a_N = E_a_N + 1
      }else if (transition == "E_a_N_to_S_a_N" & E_a_N > 0){
        E_a_N = E_a_N - 1
        S_a_N = S_a_N + 1
      }else if (transition == "E_a_N_to_I_a_N" & E_a_N > 0){
        E_a_N = E_a_N - 1
        I_a_N = I_a_N + 1
      }else if (transition == "I_a_N_to_R_a_N" & I_a_N > 0){
        I_a_N = I_a_N - 1
        R_a_N = R_a_N + 1
      }else if (transition == "I_a_N_to_R_a_N" & I_a_N > 0){
        I_a_N = I_a_N - 1
        R_a_N = R_a_N + 1
      }else if (transition == "I_a_N_to_D_a_N"  & I_a_N > 0){
        # If a nestling dies, both parents become non-breeders.
        I_a_N = I_a_N - 1
        D_a_N = D_a_N + 1
        parent1 = sample(c(rep("S_a", S_a), rep("E_a", E_a),rep("I_a", I_a),rep("R_a", R_a),
                           rep("S_sea_a", S_sea_a), rep("E_sea_a", E_sea_a),rep("I_sea_a", I_sea_a),rep("R_sea_a", R_sea_a)),
                         size = 1)
        if (parent1 == "S_a"){
          S_a = S_a - 1
          S_a_NB = S_a_NB + 1
        } else if (parent1 == "E_a"){
          E_a = E_a - 1
          E_a_NB = E_a_NB + 1
        } else if (parent1 == "I_a"){
          I_a = I_a - 1
          I_a_NB = I_a_NB + 1
        } else if (parent1 == "R_a"){
          R_a = R_a - 1
          R_a_NB = R_a_NB + 1
        } else if (parent1 == "S_sea_a"){
          S_sea_a = S_sea_a - 1
          S_sea_a_NB = S_sea_a_NB + 1
        } else if (parent1 == "E_sea_a"){
          E_sea_a = E_sea_a - 1
          E_sea_a_NB = E_sea_a_NB + 1
        } else if (parent1 == "I_sea_a"){
          I_sea_a = I_sea_a - 1
          I_sea_a_NB = I_sea_a_NB + 1
        } else if (parent1 == "R_sea_a"){
          R_sea_a = R_sea_a - 1
          R_sea_a_NB = R_sea_a_NB + 1
        }
        parent2 = sample(c(rep("S_a", S_a), rep("E_a", E_a),rep("I_a", I_a),rep("R_a", R_a),
                           rep("S_sea_a", S_sea_a), rep("E_sea_a", E_sea_a),rep("I_sea_a", I_sea_a),rep("R_sea_a", R_sea_a)),
                         size = 1)
        if (parent2 == "S_a"){
          S_a = S_a - 1
          S_a_NB = S_a_NB + 1
        } else if (parent2 == "E_a"){
          E_a = E_a - 1
          E_a_NB = E_a_NB + 1
        } else if (parent2 == "I_a"){
          I_a = I_a - 1
          I_a_NB = I_a_NB + 1
        } else if (parent2 == "R_a"){
          R_a = R_a - 1
          R_a_NB = R_a_NB + 1
        } else if (parent2 == "S_sea_a"){
          S_sea_a = S_sea_a - 1
          S_sea_a_NB = S_sea_a_NB + 1
        } else if (parent2 == "E_sea_a"){
          E_sea_a = E_sea_a - 1
          E_sea_a_NB = E_sea_a_NB + 1
        } else if (parent2 == "I_sea_a"){
          I_sea_a = I_sea_a - 1
          I_sea_a_NB = I_sea_a_NB + 1
        } else if (parent2 == "R_sea_a"){
          R_sea_a = R_sea_a - 1
          R_sea_a_NB = R_sea_a_NB + 1
        }
      }else if (transition == "S_b_N_to_E_b_N" & S_b_N > 0){
        S_b_N = S_b_N - 1
        E_b_N = E_b_N + 1
      }else if (transition == "E_b_N_to_S_b_N" & E_b_N > 0){
        E_b_N = E_b_N - 1
        S_b_N = S_b_N + 1
      }else if (transition == "E_b_N_to_I_b_N" & E_b_N > 0){
        E_b_N = E_b_N - 1
        I_b_N = I_b_N + 1
      }else if (transition == "I_b_N_to_R_b_N" & I_b_N > 0){
        I_b_N = I_b_N - 1
        R_b_N = R_b_N + 1
      }else if (transition == "I_b_N_to_R_b_N" & I_b_N > 0){
        I_b_N = I_b_N - 1
        R_b_N = R_b_N + 1
      }else if (transition == "I_b_N_to_D_b_N" & I_b_N > 0){
        I_b_N = I_b_N - 1
        D_b_N = D_b_N + 1
        # If a nestling dies, both parents become non-breeders.
        parent1 = sample(c(rep("S_b", S_b), rep("E_b", E_b),rep("I_b", I_b),rep("R_b", R_b),
                           rep("S_sea_b", S_sea_b), rep("E_sea_b", E_sea_b),rep("I_sea_b", I_sea_b),rep("R_sea_b", R_sea_b)),
                         size = 1)
        if (parent1 == "S_b"){
          S_b = S_b - 1
          S_b_NB = S_b_NB + 1
        } else if (parent1 == "E_b"){
          E_b = E_b - 1
          E_b_NB = E_b_NB + 1
        } else if (parent1 == "I_b"){
          I_b = I_b - 1
          I_b_NB = I_b_NB + 1
        } else if (parent1 == "R_b"){
          R_b = R_b - 1
          R_b_NB = R_b_NB + 1
        } else if (parent1 == "S_sea_b"){
          S_sea_b = S_sea_b - 1
          S_sea_b_NB = S_sea_b_NB + 1
        } else if (parent1 == "E_sea_b"){
          E_sea_b = E_sea_b - 1
          E_sea_b_NB = E_sea_b_NB + 1
        } else if (parent1 == "I_sea_b"){
          I_sea_b = I_sea_b - 1
          I_sea_b_NB = I_sea_b_NB + 1
        } else if (parent1 == "R_sea_b"){
          R_sea_b = R_sea_b - 1
          R_sea_b_NB = R_sea_b_NB + 1
        }
        parent2 = sample(c(rep("S_b", S_b), rep("E_b", E_b),rep("I_b", I_b),rep("R_b", R_b),
                           rep("S_sea_b", S_sea_b), rep("E_sea_b", E_sea_b),rep("I_sea_b", I_sea_b),rep("R_sea_b", R_sea_b)),
                         size = 1)
        if (parent2 == "S_b"){
          S_b = S_b - 1
          S_b_NB = S_b_NB + 1
        } else if (parent2 == "E_b"){
          E_b = E_b - 1
          E_b_NB = E_b_NB + 1
        } else if (parent2 == "I_b"){
          I_b = I_b - 1
          I_b_NB = I_b_NB + 1
        } else if (parent2 == "R_b"){
          R_b = R_b - 1
          R_b_NB = R_b_NB + 1
        } else if (parent2 == "S_sea_b"){
          S_sea_b = S_sea_b - 1
          S_sea_b_NB = S_sea_b_NB + 1
        } else if (parent2 == "E_sea_b"){
          E_sea_b = E_sea_b - 1
          E_sea_b_NB = E_sea_b_NB + 1
        } else if (parent2 == "I_sea_b"){
          I_sea_b = I_sea_b - 1
          I_sea_b_NB = I_sea_b_NB + 1
        } else if (parent2 == "R_sea_b"){
          R_sea_b = R_sea_b - 1
          R_sea_b_NB = R_sea_b_NB + 1
        }
      }
    }
  }
    
    new_state = matrix(data = c(S_a, E_a, I_a, R_a, D_a,
                                S_sea_a, E_sea_a, I_sea_a, R_sea_a, D_sea_a,
                                S_sea_b, E_sea_b, I_sea_b, R_sea_b, D_sea_b,
                                S_b, E_b, I_b, R_b, D_b,
                                
                                S_a_NB, E_a_NB, I_a_NB, R_a_NB, D_a_NB,
                                S_sea_a_NB, E_sea_a_NB, I_sea_a_NB, R_sea_a_NB, D_sea_a_NB,
                                S_sea_b_NB, E_sea_b_NB, I_sea_b_NB, R_sea_b_NB, D_sea_b_NB,
                                S_b_NB, E_b_NB, I_b_NB, R_b_NB, D_b_NB,
                                
                                S_a_N, E_a_N, I_a_N, R_a_N, D_a_N,
                                S_b_N, E_b_N, I_b_N, R_b_N, D_b_N),
                           nrow = 10, ncol = 5, 
                           byrow = T)
    
    
    
    states = abind(states, new_state)

  }
  
  output = data.frame(
    time = times,
    S_a = states[1, 1, ],
    E_a = states[1, 2, ],
    I_a = states[1, 3, ],
    R_a = states[1, 4, ],
    D_a = states[1, 5, ],
    S_sea_a = states[2, 1, ],
    E_sea_a = states[2, 2, ],
    I_sea_a = states[2, 3, ],
    R_sea_a = states[2, 4, ],
    D_sea_a = states[2, 5, ],
    S_sea_b = states[3, 1, ],
    E_sea_b = states[3, 2, ],
    I_sea_b = states[3, 3, ],
    R_sea_b = states[3, 4, ],
    D_sea_b = states[3, 5, ],
    S_b = states[4, 1, ],
    E_b = states[4, 2, ],
    I_b = states[4, 3, ],
    R_b = states[4, 4, ],
    D_b = states[4, 5, ],
    
    S_a_NB = states[5, 1, ],
    E_a_NB = states[5, 2, ],
    I_a_NB = states[5, 3, ],
    R_a_NB = states[5, 4, ],
    D_a_NB = states[5, 5, ],
    S_sea_a_NB = states[6, 1, ],
    E_sea_a_NB = states[6, 2, ],
    I_sea_a_NB = states[6, 3, ],
    R_sea_a_NB = states[6, 4, ],
    D_sea_a_NB = states[6, 5, ],
    S_sea_b_NB = states[7, 1, ],
    E_sea_b_NB = states[7, 2, ],
    I_sea_b_NB = states[7, 3, ],
    R_sea_b_NB = states[7, 4, ],
    D_sea_b_NB = states[7, 5, ],
    S_b_NB = states[8, 1, ],
    E_b_NB = states[8, 2, ],
    I_b_NB = states[8, 3, ],
    R_b_NB = states[8, 4, ],
    D_b_NB = states[8, 5, ],
    
    S_a_N = states[9, 1, ],
    E_a_N = states[9, 2, ],
    I_a_N = states[9, 3, ],
    R_a_N = states[9, 4, ],
    D_a_N = states[9, 5, ],
    S_b_N = states[10, 1, ],
    E_b_N = states[10, 2, ],
    I_b_N = states[10, 3, ],
    R_b_N = states[10, 4, ],
    D_b_N = states[10, 5, ]) %>% 
    mutate(
    S_a_total = S_a + S_sea_a,
    E_a_total = E_a + E_sea_a,
    I_a_total = I_a + I_sea_a,
    R_a_total = R_a + R_sea_a,
    D_a_total = D_a + D_sea_a,
    
    S_b_total = S_b + S_sea_b,
    E_b_total = E_b + E_sea_b,
    I_b_total = I_b + I_sea_b,
    R_b_total = R_b + R_sea_b,
    D_b_total = D_b + D_sea_b,
    
    S_a_NB_total = S_a_NB + S_sea_a_NB,
    E_a_NB_total = E_a_NB + E_sea_a_NB,
    I_a_NB_total = I_a_NB + I_sea_a_NB,
    R_a_NB_total = R_a_NB + R_sea_a_NB,
    D_a_NB_total = D_a_NB + D_sea_a_NB,
    
    S_b_NB_total = S_b_NB + S_sea_b_NB,
    E_b_NB_total = E_b_NB + E_sea_b_NB,
    I_b_NB_total = I_b_NB + I_sea_b_NB,
    R_b_NB_total = R_b_NB + R_sea_b_NB,
    D_b_NB_total = D_b_NB + D_sea_b_NB
  )
  
  return(output)
}


# Plot results

plot_seir = function(output_ = output){
  
  output_long = melt(output_[1:nrow(output_)-1, ], id = "time")
  
  output_a = output_long %>% filter(variable %in% c("S_a_total", "E_a_total", "I_a_total", "R_a_total", "D_a_total"))
  plot_a = ggplot(output_a, aes(x = time, y = value, color = variable)) +
    geom_line() +
    labs(x = "Time", y = "Number of individuals", color = "Status") +
    theme_minimal() +
    ggtitle("Breeders in A (colony+Sea)")+
    scale_color_brewer(palette="Set2", labels = c("S", "E", "I", "R", "D"))
  
  
  output_a_N = output_long %>% filter(variable %in% c("S_a_N", "E_a_N", "I_a_N", "R_a_N", "D_a_N"))
  plot_a_N = ggplot(output_a_N, aes(x = time, y = value, color = variable)) +
    geom_line() +
    labs(x = "Time", y = "Number of individuals", color = "Status") +
    theme_minimal() +
    ggtitle("Nestlings in A")+
    scale_color_brewer(palette="Set2", labels = c("S", "E", "I", "R", "D"))
  
  
  output_a_NB = output_long %>% filter(variable %in% c("S_a_NB_total", "E_a_NB_total", "I_a_NB_total", "R_a_NB_total", "D_a_NB_total"))
  plot_a_NB = ggplot(output_a_NB, aes(x = time, y = value, color = variable)) +
    geom_line() +
    labs(x = "Time", y = "Number of individuals", color = "Status") +
    theme_minimal() +
    ggtitle("Non-Breeders in A (colony+Sea)")+
    scale_color_brewer(palette="Set2", labels = c("S", "E", "I", "R", "D"))
  
  
  output_b = output_long %>% filter(variable %in% c("S_b_total", "E_b_total", "I_b_total", "R_b_total", "D_b_total"))
  plot_b = ggplot(output_b, aes(x = time, y = value, color = variable)) +
    geom_line() +
    labs(x = "Time", y = "Number of individuals", color = "Status") +
    theme_minimal() +
    ggtitle("Breeders in B (colony+Sea)")+
    scale_color_brewer(palette="Set2", labels = c("S", "E", "I", "R", "D"))
  
  
  output_b_N = output_long %>% filter(variable %in% c("S_b_N", "E_b_N", "I_b_N", "R_b_N", "D_b_N"))
  plot_b_N = ggplot(output_b_N, aes(x = time, y = value, color = variable)) +
    geom_line() +
    labs(x = "Time", y = "Number of individuals", color = "Status") +
    theme_minimal() +
    ggtitle("Nestlings in B")+
    scale_color_brewer(palette="Set2", labels = c("S", "E", "I", "R", "D"))
  
  
  output_b_NB = output_long %>% filter(variable %in% c("S_b_NB_total", "E_b_NB_total", "I_b_NB_total", "R_b_NB_total", "D_b_NB_total"))
  plot_b_NB = ggplot(output_b_NB, aes(x = time, y = value, color = variable)) +
    geom_line() +
    labs(x = "Time", y = "Number of individuals", color = "Status") +
    theme_minimal() +
    ggtitle("Non-Breeders in B (colony+Sea)")+
    scale_color_brewer(palette="Set2", labels = c("S", "E", "I", "R", "D"))
  
  plot_grid_seir = plot_grid(plot_a, plot_a_N, plot_a_NB,
                             plot_b, plot_b_N, plot_b_NB,
                             labels = c("A", "B", "C",
                                        "D", "E", "F"),
                             label_size = 12)
  
  print(plot_grid_seir)
  
}

# Run simulation

time1 <- Sys.time()
output = gillespie_seir(param = param, 
                        induced_dispersal = T,
                        initial_number_breeders_A = 50,
                        initial_number_infected_breeders_A = 1, 
                        initial_number_breeders_B = 50,
                        total_time = 70,
                        dispersal_stochactic = T,
                        tau = 0.2)

time2 <- Sys.time()
time2 - time1
plot_seir()




summary_output = function(output){

  N_a = output[1, c("S_a", "I_a")] %>% sum()

  max_infected_a = max(output[, "I_a"])
  prop_max_infected_a = max_infected_a / N_a
  dead_a = output[nrow(output), "D_a"]
  prop_dead_a = dead_a / N_a

  max_infected_sea = max(output[, "I_sea_a"])
  dead_sea = output[nrow(output), "D_sea_a"]

  prop_non_exposed_from_a = (output[nrow(output), "S_a"] + output[nrow(output), "S_sea"] - output[1, "S_sea"] ) / N_a

  return( data.frame(
    N_a = N_a,
    max_infected_a = max_infected_a,
    prop_max_infected_a = prop_max_infected_a,
    dead_a = dead_a,
    prop_dead_a = prop_dead_a,
    max_infected_sea = max_infected_sea,
    dead_sea = dead_sea,
    prop_non_exposed_from_a = prop_non_exposed_from_a

  ))
}


output_long_list = data.frame()
response_list = data.frame()

nb_iterations = 8

for (i in 1:nb_iterations){

  output = gillespie_seir(param = param,
                          induced_dispersal = T,
                          initial_number_breeders_A = 50,
                          initial_number_infected_breeders_A = 1,
                          initial_number_breeders_B = 50,
                          total_time = 70,
                          dispersal_stochactic = T,
                          tau = 0.2)

  output_long = melt(output, id = "time")

  output_long_i = cbind(output_long,
                         data.frame(simulation = rep(i, times = nrow(output_long))))

  output_long_list = rbind(output_long_list, output_long_i)
  #response_list = rbind(response_list, summary_output(output))

}


output_a = output_long_list %>% filter(variable %in% c("S_a", "E_a", "I_a", "R_a", "D_a"))

p = ggplot()
for(i in 1:nb_iterations){
  p = p + geom_line(data = output_a %>% subset(., simulation == i )
                    , aes(x = time, y = value, color = variable))
}
p = p +
  labs(x = "Time", y = "Number of individuals", color = "Compartment") +
  theme_minimal() +
  ggtitle("Stochastic SEIR Model Simulation (Gillespie Algorithm)")


p


data_long = pivot_longer(response_list, cols = -N_a, names_to = "variable", values_to = "value")

# Créer les diagrammes en violon pour chaque variable
ggplot(data_long %>% subset(., variable %in% c("dead_a", "max_infected_a")),
       aes(x = variable, y = value)) +
  geom_violin() +
  geom_dotplot(binaxis='y', stackdir='center', dotsize=1)
